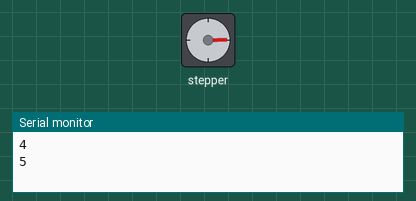
Recording of a sketch running on a simulated Arduino Uno, built with avr-gcc and run on an emulated ATmega328P. Shown: stepper motor, the last lines printed to the serial monitor. Stepper angles assume 2048 steps per turn.

Above: at 3.86 s.
At 12.79 s:
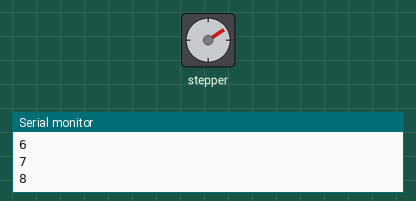
At 21.95 s:
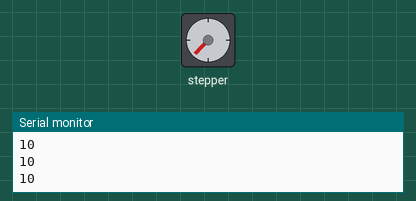
At 39.81 s:
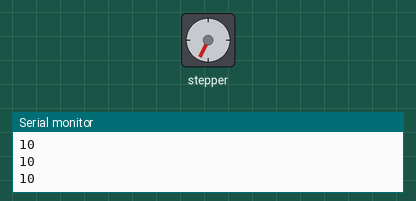
Timing chart, 0 to 40.0 s (numbered marks = the images above):
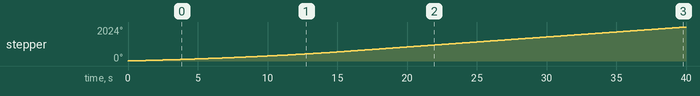

Measured:
- by itself, stepper: keeps turning clockwise at about 51°/s

The sketch:

stepper_oneRevolution_.ino
```cpp
/*
 Stepper Motor Control - one revolution

 This program drives a unipolar or bipolar stepper motor.
 The motor is attached to digital pins 8 - 11 of the Arduino.

 The motor should revolve one revolution in one direction, then
 one revolution in the other direction.


 Created 11 Mar. 2007
 Modified 30 Nov. 2009
 by Tom Igoe

 */

#include <Stepper.h>
int Speed = 4;
const int stepsPerRevolution = 64*32;  // change this to fit the number of steps per revolution
// for your motor

// initialize the stepper library on pins 8 through 11:
Stepper myStepper(stepsPerRevolution, 8, 9, 10, 11);

void setup() {
  // set the speed at 60 rpm:
  myStepper.setSpeed(Speed);
  // initialize the serial port:
  Serial.begin(9600);
}

void loop() {
  // step one revolution  in one direction:
  Serial.println(Speed);
  myStepper.setSpeed(Speed);
  myStepper.step(stepsPerRevolution/4);
  Speed=Speed+1;
  if (Speed > 10 ) {
    Speed=10;
  }
}
```
